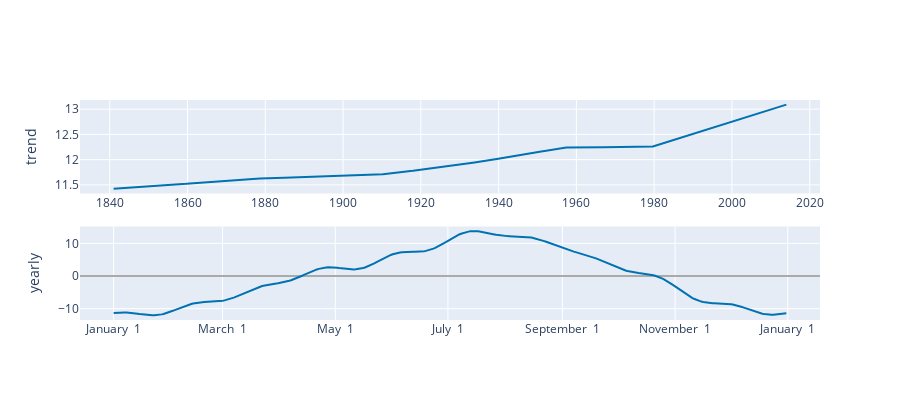

Source (notebook cell):
### Code cell
# Interactive figure of the forecast components
plot_components_plotly(m, forecast)

### Figure 1 — Plotly figure (JSON) as saved in the notebook; plotly's stock layout.template omitted (floating-point values rounded to 4 significant figures; data arrays with more than 128 entries replaced by an {"elided": "..."} marker saying what was removed)
{"data": [{"line": {"color": "#0072B2", "width": 2}, "mode": "lines", "name": "trend", "type": "scatter", "x": {"elided": "2193 str values"}, "xaxis": "x", "y": {"elided": "2193 float values"}, "yaxis": "y"}, {"line": {"color": "#0072B2", "width": 2}, "mode": "lines", "name": "yearly", "type": "scatter", "x": {"elided": "365 str values"}, "xaxis": "x2", "y": {"elided": "365 float values"}, "yaxis": "y2"}], "layout": {"height": 400, "showlegend": false, "width": 900, "xaxis": {"anchor": "y", "domain": [0, 1], "range": ["1832-05-08T18:00:00", "2022-08-24T06:00:00"], "type": "date"}, "xaxis2": {"anchor": "y2", "domain": [0, 1], "range": ["2016-12-13T18:54:02.958904115", "2018-01-18T11:04:57.863013581"], "tickformat": "%B %e", "type": "date"}, "yaxis": {"anchor": "x", "domain": [0.575, 1], "rangemode": "normal", "title": {"text": "trend"}, "zerolinecolor": "#AAA"}, "yaxis2": {"anchor": "x2", "domain": [0, 0.425], "title": {"text": "yearly"}, "zerolinecolor": "#AAA"}}}
